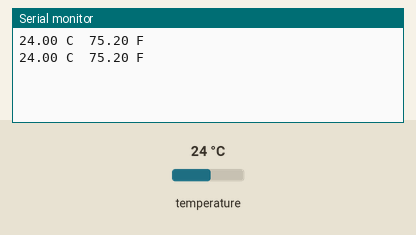
The sketch below on a simulated Arduino Uno, built with avr-gcc and run on an emulated ATmega328P. On the bench: the last lines printed to the serial monitor. Inputs (shaded band) come from the test bench; at power-on: temperature 24 °C.

Above: at 3.3 s.
3.4 s: temperature set to 12 °C
At 4.8 s:
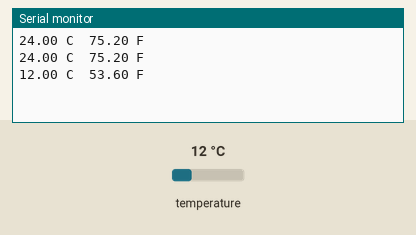
5.9 s: temperature set to 19 °C
At 7.3 s:
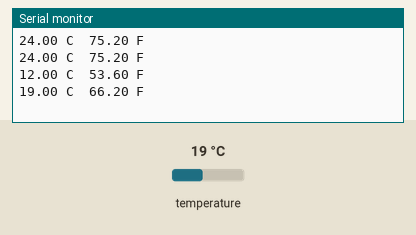
Timing chart, 0 to 8.9 s (numbered marks = the images above; inputs shaded):
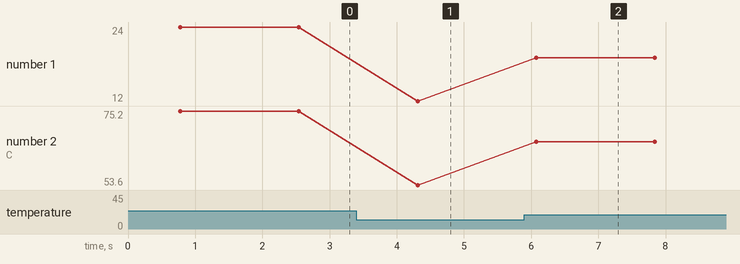

Measured:
- after the input at 3.4 s, the serial monitor: prints a new line after 0.91 s (image 1)
- after the input at 5.9 s, the serial monitor: prints a new line after 0.18 s (image 2)
- plotted number 1: 24 → 12 after the input at 3.4 s, 12 → 19 after the input at 5.9 s
- plotted number 2: 75.2 → 53.6 after the input at 3.4 s, 53.6 → 66.2 after the input at 5.9 s

The sketch:

koding_coba_suhu.ino
```cpp
#include <OneWire.h>
#include <DallasTemperature.h>

#define ONE_WIRE_BUS 45

OneWire oneWire(ONE_WIRE_BUS);

DallasTemperature sensors(&oneWire);

float Celsius = 0;
float Fahrenheit = 0;

void setup() {
  sensors.begin();
  Serial.begin(115200);
}

void loop() {
  sensors.requestTemperatures();

  Celsius = sensors.getTempCByIndex(0);
  Fahrenheit = sensors.toFahrenheit(Celsius);

  Serial.print(Celsius);
  Serial.print(" C  ");
  Serial.print(Fahrenheit);
  Serial.println(" F");

  delay(1000);
}
```
